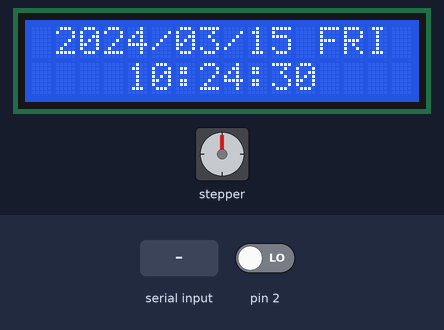
Recording of a sketch running on a simulated Arduino Uno, built with avr-gcc and run on an emulated ATmega328P. Parts: stepper motor, 16×2 character LCD. Wiring (inferred from the names in the program): stepper motor driver (200 steps per turn assumed): step pin 9; direction pin 8. The inputs (shaded band) are chosen by the test bench; at power-on: pin 2 LOW. The local clock reads 2024-03-15 10:24:30 at power-on unless the sketch sets it; the audio player accepts every command and is not drawn.

Above: at 1.2 s.
1.3 s: "1" received over the second serial link
At 1.36 s:
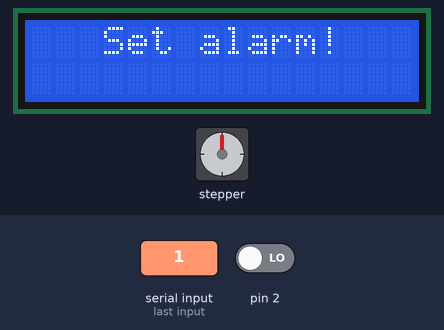
At 1.9 s:
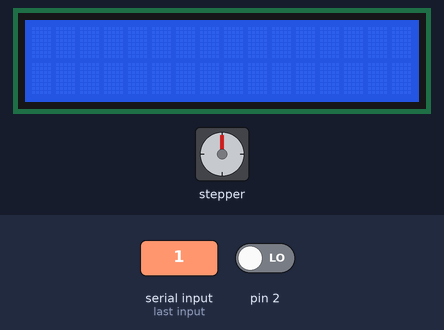
Timing chart, 0 to 4.3 s (numbered marks = the images above; inputs shaded):
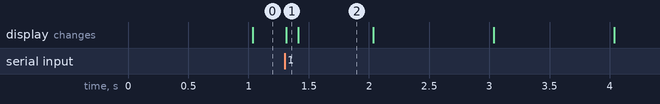

The sketch:

slarm.ino
```cpp
#include <DS3232RTC.h>
#include <Wire.h>
#include <LiquidCrystal_I2C.h>
#include <SoftwareSerial.h>
#include <DFPlayer_Mini_Mp3.h>

const int stepDelay=7500;
const int stepPin = 9;
const int dirPin = 8;
int alarm_time_h;
int alarm_time_m;
int alarm_time_s;
int clock_time_h;
int clock_time_m;
int clock_time_s;
int state_1_s;
int state=0;     //initial value is 0.
uint32_t last = 0;
int c;
int count =0;
int bt_array[4]={0,0,0,0};

LiquidCrystal_I2C lcd(0x27, 16, 2);
SoftwareSerial BTserial(3, 4); // RX | TX
// Connect the HC-05 TX to Arduino pin 3 RX.
// Connect the HC-05 RX to Arduino pin 4 TX through a voltage divider.

void setup()
{
	Serial.begin(9600);
    BTserial.begin(9600);
	lcd.begin();
    lcd.backlight();
	setSyncProvider(RTC.get);
	attachInterrupt(digitalPinToInterrupt(2), interrupt_mortor, CHANGE);
    pinMode(stepPin,OUTPUT);
    pinMode(dirPin,OUTPUT);
    digitalWrite(dirPin,HIGH);
    mp3_set_serial (Serial);    //set Serial for DFPlayer-mini mp3 module
    mp3_set_volume (30);
}

void loop()
{
    uint32_t now = millis();
    if (now - last >= 1000)
    {
        digitalClockDisplay();
        last = now;
    }
    clock_time_h=hour();
    clock_time_m=minute();
	clock_time_s=second();
	if (BTserial.available())
    {
        c = BTserial.read();
        bt_array[count]=c;
        count+=1;
        if (count==4)
        {
            count=0;
        }
        alarm_time_h = (bt_array[0]*10)+(bt_array[1]);
        alarm_time_m = (bt_array[2]*10)+(bt_array[3]);
        alarm_time_s = 0;
        lcd.clear();
        lcd.setCursor(3,0);
        lcd.print("Set alarm!");
        delay(100);
        lcd.clear();
    }
	if ((alarm_time_h==clock_time_h)&&(alarm_time_m==clock_time_m)&&(clock_time_s==alarm_time_s))
	{
		state=1;
		state_1_s = clock_time_s;
		lcd.clear();
	}
	mp3_ring();
	mortor();
}

void mortor()
{
	if (state==2)
	{
        digitalWrite(stepPin, HIGH);
        delayMicroseconds(stepDelay);
        digitalWrite(stepPin, LOW);
        delayMicroseconds(stepDelay);
	}
}

void mp3_ring()
{
	if (state==1)
	{
		mp3_play (1);
        delay (10000);
        mp3_pause ();
        state=2;
	}
}

void interrupt_mortor()
{
	state=0;
}

/*########################FOR LCD DISPLAY###########################*/
void digitalClockDisplay()
{
    // digital clock display of the time
    if (state==0)
    {
		print_time_on_LCD();
    }
    if (state==1 || state==2)
    {
    	lcd.setCursor(5,0);
    	lcd.print("slarm!");
        lcd.setCursor(5,1);
        lcd.print(state);
    }
}

void serial_print(void)
{
    Serial.print(get_date());
    Serial.print(" ");
    Serial.print(get_time());
    Serial.println();
}

void print_time_on_LCD(void)
{
    lcd.setCursor(1, 0);
    lcd.print(get_date());
    lcd.setCursor(4, 1);
    lcd.print(get_time());
    lcd.setCursor(12,0);
    lcd.print(weekday_to_english());
}

String get_date(void)
{
    char date[20];
    sprintf(date, "%d/%02d/%02d", year(), month(), day());
    return (String)date;
}
String get_time(void)
{
    char time[20];
    sprintf(time, "%02d:%02d:%02d", hour(), minute(), second());
    return (String)time;
}
String weekday_to_english(void)
{
    String a;
    if(weekday()==1)
        a="SUN";
    if(weekday()==2)
        a="MON";
    if(weekday()==3)
        a="TUE";
    if(weekday()==4)
        a="WED";
    if(weekday()==5)
        a="THU";
    if(weekday()==6)
        a="FRI";
    if(weekday()==7)
        a="SAT";
    return a;
}
```

Measured:
- after the input at 1.3 s, the display: changes at once (image 1)
- what the display in image 2 shows lasts 0.6 s, from 1.4 s to 2.0 s
